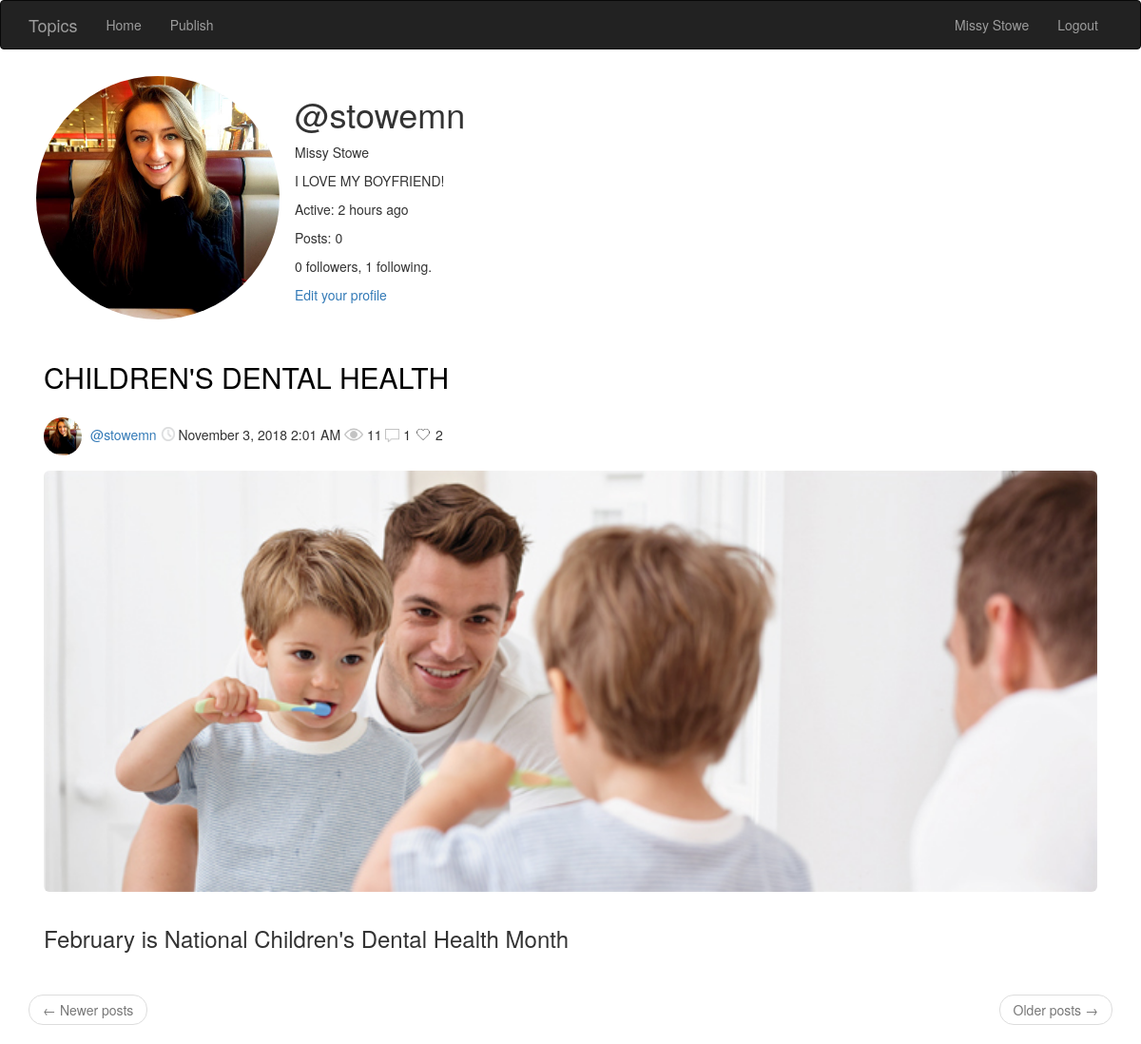
/user/stowemn (signed in), run on an earlier commit of the app's database.
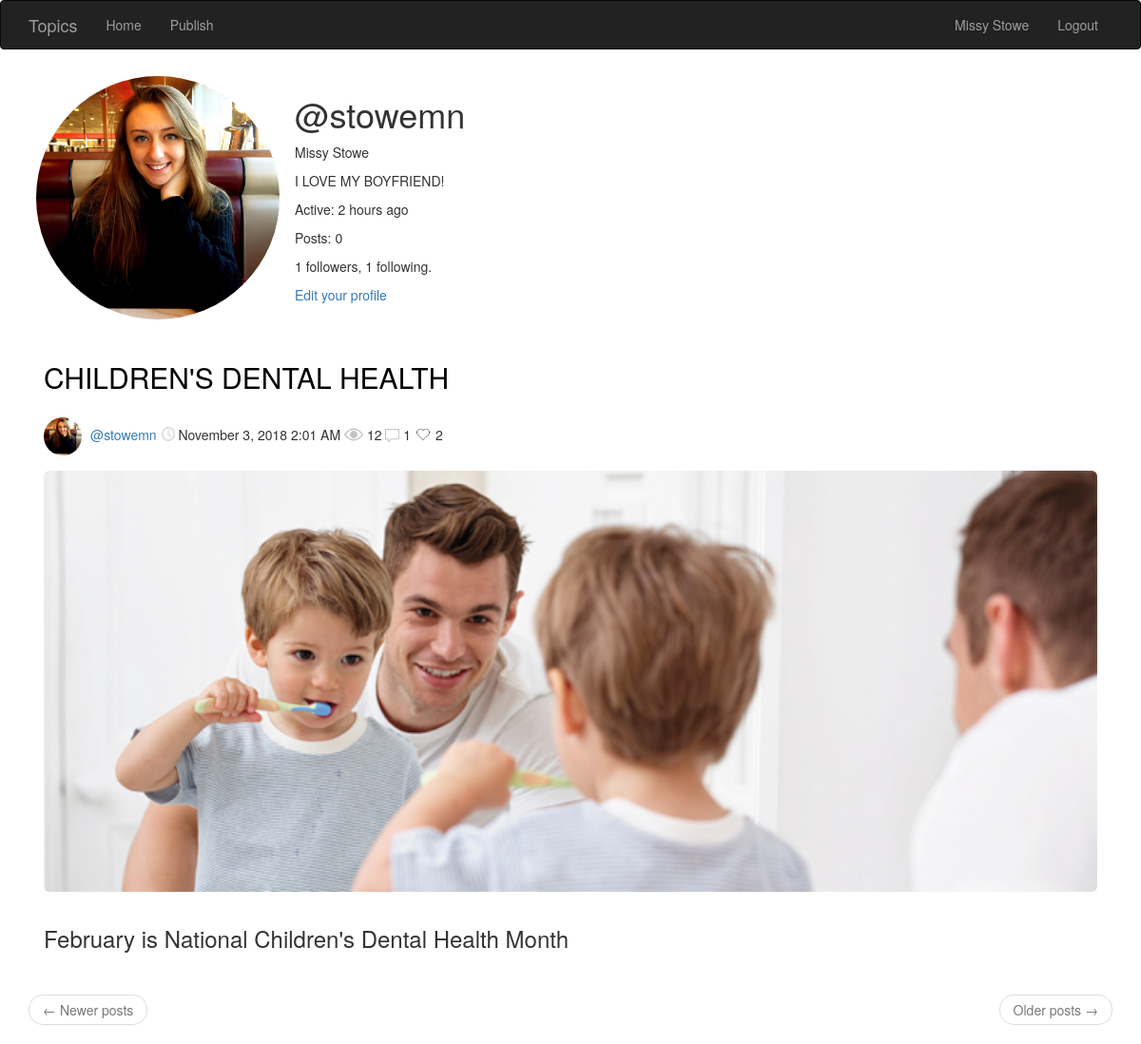
And on a later commit of the database.
### app/models.py (models this page shows, shortened)
class User(UserMixin, db.Model):
    id = db.Column(db.Integer, primary_key=True)
    username = db.Column(db.String(64), index=True, unique=True)
    email = db.Column(db.String(120), index=True, unique=True)
    password_hash = db.Column(db.String(128))
    posts = db.relationship('Post', backref='author', lazy='dynamic')
    comments = db.relationship('Comment', backref='author', lazy='dynamic')
    replies = db.relationship('Reply', backref='author', lazy='dynamic')
    about_me = db.Column(db.String(140))
    last_seen = db.Column(db.DateTime, default=datetime.utcnow)
    number_of_posts = db.Column(db.Integer)
    image_path = db.Column(db.String(5000))
    first_name = db.Column(db.String(120))
    last_name = db.Column(db.String(120))
    full_name = db.Column(db.String(240))
    likes = db.relationship('Like', backref='author', lazy='dynamic')
    followed = db.relationship(
        'User',
        secondary=followers,
        primaryjoin=(followers.c.follower_id == id),
        secondaryjoin=(followers.c.followed_id == id),
        backref=db.backref('followers', lazy='dynamic'),
        lazy='dynamic')
    def user_posts(self):
        posts = Post.query.filter_by(user_id=self.id)
        return posts

class Post(db.Model):
    id = db.Column(db.Integer, primary_key=True)
    title = db.Column(db.String(500))
    summary = db.Column(db.String(5000))
    body = db.Column(db.String(50000))
    timestamp = db.Column(db.DateTime, index=True, default=datetime.utcnow)
    user_id = db.Column(db.Integer, db.ForeignKey('user.id'))
    comments = db.relationship('Comment', backref='post', lazy='dynamic')
    replies = db.relationship('Reply', backref='post', lazy='dynamic')
    number_of_comments = db.Column(db.Integer)
    likes = db.Column(db.Integer)
    tags = db.Column(db.String(500))
    image_path = db.Column(db.String(5000))
    liked_by = db.relationship('Like', backref='post', lazy='dynamic')
    views = db.Column(db.Integer)

### app/routes.py (the view)
@app.route('/user/<username>')
@login_required
def user(username):
    page = request.args.get('page', 1, type=int)
    user = User.query.filter_by(username=username).first_or_404()
    posts = user.user_posts().order_by(Post.timestamp.desc()).paginate(
        page, app.config['POSTS_PER_PAGE'], False)
    next_url = url_for('latest', page=posts.next_num) \
        if posts.has_next else None
    prev_url = url_for('latest', page=posts.prev_num) \
        if posts.has_prev else None
    return render_template(
        'user.html',
        user=user,
        posts=posts.items,
        next_url=next_url,
        prev_url=prev_url)

### app/models.py (called while the page is built)
@login.user_loader
def load_user(id):
    return User.query.get(int(id))

### app/routes.py (called while the page is built)
@app.before_request
def before_request():
    if current_user.is_authenticated:
        current_user.last_seen = datetime.utcnow()
        db.session.commit()

### app/templates/user.html
 {% extends "base.html" %} {% block app_content %}
<table class="table body">
    <tr>
        <td width="256px">
            {% if user.image_path %}
            <img src={{user.image_path}} class="img-circle  " style="height: 256px; width: 256px;"> {% else %}
            <img src=" {{ user.avatar(256) }} " class="img-circle userTemplateProfileImage "> {% endif %}
        </td>
        <td>
            <h1>@{{ user.username }}</h1>
            <p>{{user.full_name}}</p>
            {% if user.about_me %}
            <p>{{ user.about_me }}</p>{% endif %} {% if user.last_seen %}
            <p>Active: {{ moment(user.last_seen).fromNow() }}{% endif %}
                <p>
                    Posts: {{user.number_of_posts}}</p>
                <p>{{ user.followers.count() }} followers, {{ user.followed.count() }} following.</p>
                {% if user == current_user %}
                <p>
                    <a class="removeUnderline" href="{{ url_for( 'edit_profile') }} ">Edit your profile</a>
                </p>
                {% elif not current_user.is_following(user) %}
                <p>
                    <a class="removeUnderline" href="{{ url_for( 'follow', username=user.username) }} ">Follow</a>
                </p>
                {% else %}
                <p>
                    <a class="removeUnderline" href="{{ url_for( 'unfollow', username=user.username) }} ">Unfollow</a>
                </p>
                {% endif %}
        </td>
    </tr>
</table>
{% for post in posts %} {% include '_post.html' %} {% endfor %}
<nav aria-label="... ">
    <ul class="pager ">
        <li class="previous{% if not prev_url %} disabled{% endif %} ">
            <a href="{{ prev_url or '#' }} ">
                <span aria-hidden="true ">&larr;</span> Newer posts
            </a>
        </li>
        <li class="next{% if not next_url %} disabled{% endif %} ">
            <a href="{{ next_url or '#' }} ">
                Older posts
                <span aria-hidden="true ">&rarr;</span>
            </a>
        </li>
    </ul>
</nav>
{% endblock %}

### app/templates/base.html (shortened to what this page needs)
{% extends 'bootstrap/base.html' %}  {% block navbar %}
<link rel=" stylesheet " href="{{ url_for( 'static', filename='css/style.css' ) }} ">
<nav class="navbar navbar-inverse">
    <div class="container">
        <div class="navbar-header">
            <a class="navbar-brand" href="{{ url_for('latest') }}">Topics</a>
            <div class="collapse navbar-collapse" id="bs-example-navbar-collapse-1">
                <ul class="nav navbar-nav">
                    <li>
                        <a href="{{ url_for('index') }}">Home</a>
                    </li>
                    <li>
                        <a href="{{ url_for('publish') }}">Publish</a>
                    </li>
                </ul>
                <ul class="nav navbar-nav navbar-right">
                    {% if current_user.is_anonymous %}
                    <li>
                        <a href="{{ url_for('login') }}">Login</a>
                    </li>
                    {% else %}
                    <li>
                        <a href="{{ url_for('user', username=current_user.username) }}">{{current_user.full_name}}</a>
                    </li>
                    <li>
                        <a href="{{ url_for('logout') }}">Logout</a>
                    </li>
                    {% endif %}
                </ul>
            </div>
        </div>
</nav>
{% endblock %} {% block content %}
<div class="container">
      {% block app_content
    %}{% endblock %}
</div>
{% block scripts %} {{ super() }} {{ moment.include_moment() }} {% endblock %} {% endblock %}

### app/templates/_post.html
<table class="table">
    <tr>
        <td>
            <table class="table">
                <tr>
                    <td>
                        <h2>
                            <a class="blackLink removeUnderline" href="{{ url_for( 'post', id=post.id) }} ">
                                {{post.title}}</a>
                        </h2>
                    </td>
                </tr>
                <tr>
                    <td onclick="{{ url_for( 'post', id=post.id) }} ">
                        <a href="{{ url_for( 'user', username=post.author.username) }} ">
                            {% if post.author.image_path %}
                            <img width="30px" src={{post.author.image_path}} class="img-circle profileImage"> {% else %}
                            <img src="{{post.author.avatar(30) }}" class="img-circle profileImage"> {% endif %}
                        </a>
                        <a class="removeUnderline" href="{{ url_for( 'user', username=post.author.username) }} ">
                            @{{ post.author.username }}</a>
                        <img width="15px " class="statImages" src="/static/images/clock.png "> {{moment(post.timestamp).format('LLL') }}
                        <img width="20px" class="statImages" src="/static/images/views.png"> {{post.views}}
                        <img width="15px " style="margin-bottom:2px" src="/static/images/comment.png "> {{post.number_of_comments}}
                        <img width="18px " class="statImages" src="/static/images/heart3.png "> {{post.likes}}
                    </td>
                </tr>
                <tr>
                    {% if post.image_path %}
                    <td>
                        <a class="blackLink" href="{{ url_for( 'post', id=post.id) }} ">
                            <img src={{post.image_path}} class="img-rounded postImages">
                        </a>
                    </td>
                </tr>
                {% endif %}
                <tr>
                    <td>
                        <h3>{{post.summary}}</h3>
                    </td>
                </tr>
            </table>
        </td>
    </tr>
</table>

### app/static/css/style.css (style rules this page uses)
.container { display: flex !important; flex-flow: column !important; height: auto !important; }
.table { margin-bottom: 0; width: -webkit-fill-available; }
.table>tbody>tr>td { border-top: 0px !important; }
.blackLink { color: black; }
.postImages { width: -webkit-fill-available; }
.profileImage { margin-right: 5px; height: 40px; width: 40px; }
.removeUnderline { text-decoration: none !important; }
.statImages { margin-bottom: 5px; }

What changed in the data, as far as the page shows it:
changed Post "CHILDREN'S DENTAL HEALTH": views "11" → "12"
Also different on the page:
{{ user.followers.count() }}: "0" → "1"
